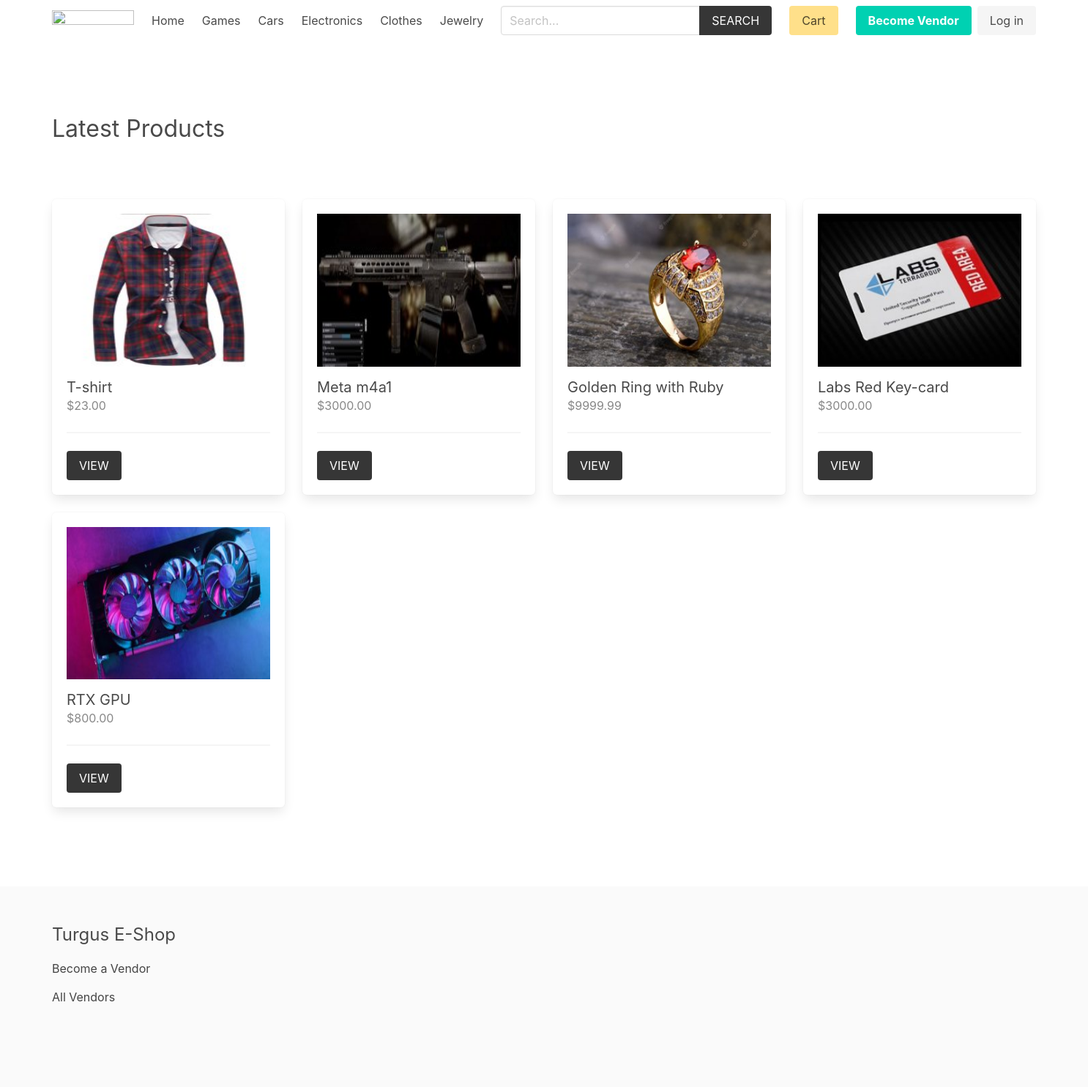
The page / on the database its author committed.
### product/models.py (models this page shows, shortened)
class Category(models.Model):
    title = models.CharField(max_length=50)
    slug = models.SlugField(max_length=55)
    ordering = models.IntegerField(default=0)
    class Meta:
        ordering = ['ordering']

class Product(models.Model):
    category = models.ForeignKey(Category, related_name='products', on_delete=models.CASCADE)
    vendor = models.ForeignKey(Vendor, related_name="products", on_delete=models.CASCADE)
    title = models.CharField(max_length=50)
    slug = models.SlugField(max_length=55)
    description = models.TextField(blank=True, null=True)
    price = models.DecimalField(max_digits=6, decimal_places=2)
    added_date = models.DateTimeField(auto_now_add=True)
    image = models.ImageField(upload_to='uploads/', blank=True, null=True)
    thumbnail = models.ImageField(upload_to='uploads/', blank=True, null=True)  # Change uploads to thumbnails
    class Meta:
        ordering = ['-added_date']
    def get_thumbnail(self):
        if self.thumbnail:
            return self.thumbnail.url

### core/views.py (the view)
# urls.py: path('', views.frontpage, name="home"),
def frontpage(request):
    newest_products = Product.objects.all()[0:8]
    context = {
        'newest_products': newest_products,
    }
    return render(request, 'core/frontpage.html', context)

### cart/cart.py (called while the page is built)
    def __len__(self):
        return sum(item['quantity'] for item in self.cart.values())

### cart/context_processors.py (called while the page is built)
def cart(request):
    return {'cart': Cart(request)}

### product/context_processors.py (called while the page is built)
def menu_categories(request):
    categories = Category.objects.all()
    return {'categories': categories}

### templates/core/frontpage.html (shortened to what this page needs)
{% extends 'core/base.html' %}
{% block content %}
    <div class="columns is-multiline mb-6">
        <div class="column is-12 has-test-centered mt-6 mb-6">
            <h2 class="is-size-3">Latest Products</h2>
        </div>
        {% for product in newest_products %}
            {% include 'product/parts/list_item.html' %}
        {% endfor %}
    </div>
{% endblock content %}

### templates/core/base.html (shortened to what this page needs)
{% load static %}
<!DOCTYPE html>
<html lang="en">
<head>
    <link rel="stylesheet" href="https://cdn.jsdelivr.net/npm/bulma@0.9.2/css/bulma.min.css">
    <link rel="stylesheet" href="{% static 'css/main.css' %}">
</head>
<body>
    <div class="container">
        <nav class="navbar" role="navigation" aria-label="main navigation">
            <div class="navbar-brand">
                <a class="navbar-item" href="{% url 'core:home' %}">
                <img src="https://i.ibb.co/Dtkvmrk/cartt.jpg" width="112" height="50">
                </a>
            </div>
            <div id="navbarBasicExample" class="navbar-menu">
                <div class="navbar-start">
                <a class="navbar-item" href="{% url 'core:home' %}">
                    Home
                </a>
                {% for category in categories %}
                    <a class="navbar-item" href="{% url 'product:category' category.slug %}">
                        {{category.title}}
                    </a>
                {% endfor %}
                </div>
                <div class="navbar-start">
                    <div class="navbar-item">
                        <form method="get" action="{% url 'product:search' %}">
                            <div class="field has-addons">
                                <div class="control">
                                    <input type="search" name="query" id="" class="input" placeholder="Search...">
                                </div>
                                <div class="control">
                                    <button class="button is-dark is-uppercase">Search</button>
                                </div>
                            </div>
                        </form>
                    </div>
                </div>
                <div class="navbar-end">
                <div class="navbar-item">
                    <a href="{% url 'cart:cart' %}" class="button is-warning">Cart {% if cart %}({{cart|length}}){% endif %}</a>
                </div>
                {% if request.user.is_authenticated %}
                <div class="navbar-item has-dropdown is-hoverable">
                    <a class="navbar-link is-capitalized">
                    {{user.vendor.name}}
                    </a>
                    <div class="navbar-dropdown">
                    <a class="navbar-item" href="{% url 'vendor:vendor-admin' %}">
                        Profile
                    </a>
                    <a class="navbar-item" href="{% url 'vendor:edit-vendor' %}">
                        Update Profile
                    </a>
                    <a class="navbar-item" href="{% url 'vendor:add-product' %}">
                        Add Product
                    </a>
                    <hr class="navbar-divider">
                    <a class="navbar-item" href="{% url 'vendor:logout' %}">
                        Logout
                    </a>
                    </div>
                </div>
                {% else %}
                <div class="navbar-item">
                    <div class="buttons">
                        <a class="button is-primary" href="{% url 'vendor:become-vendor' %}">
                            <strong>Become Vendor</strong>
                        </a>
                        <a class="button is-light" href="{% url 'vendor:login' %}">
                            Log in
                        </a>
                    </div>
                </div>
                {% endif %}
                </div>
            </div>
            </nav>
    </div>
    <section class="section">
        <div class="container">
            {% block content %}{% endblock content %}
        </div>
    </section>
    <footer class="footer">
        <div class="container">
            <h3 class="is-size-4 mb-4">Turgus E-Shop</h3>
            {% if request.user.is_authenticated %}
                <a href="{% url 'vendor:vendor-admin' %}">Vendor Admin</a>
            {% else %}
                <a href="{% url 'vendor:become-vendor' %}">Become a Vendor</a>
            {% endif %}
            <br>
            <a href="{% url 'vendor:vendors' %}">All Vendors</a>
        </div>
    </footer>
</body>
</html>

### templates/product/parts/list_item.html
<div class="column is-3 product-list-item">
                <div class="box">
                    <figure class="image is-4by3 mb-4">
                        <img src="{{ product.get_thumbnail }}" alt="{{product.title}}">
                    </figure>
                    <h2 class="subtitle">{{product.title}}</h2>
                    <h3 class="price is-size-6 mb-5">${{product.price}}</h3>
                    <hr>
                    <a href="{% url 'product:product' product.category.slug product.slug %}" class="button is-dark is-uppercase">View</a>
                </div>
            </div>

### core/static/css/main.css (style rules this page uses)
.footer a { margin-bottom: 15px; display: inline-block; color: #444; }
.product-list-item .box .subtitle { margin-bottom: 0; }
.product-list-item .box .price { color: #888; }

### rows shown on the page
Category: title "Games"
Category: title "Cars"
Category: title "Electronics"
Category: title "Clothes"
Category: title "Jewelry"
Product: get_thumbnail (picture), title "T-shirt", price "23.00"
Product: get_thumbnail (picture), title "Meta m4a1", price "3000.00"
Product: get_thumbnail (picture), title "Golden Ring with Ruby", price "9999.99"
Product: get_thumbnail (picture), title "Labs Red Key-card", price "3000.00"
Product: get_thumbnail (picture), title "RTX GPU", price "800.00"
